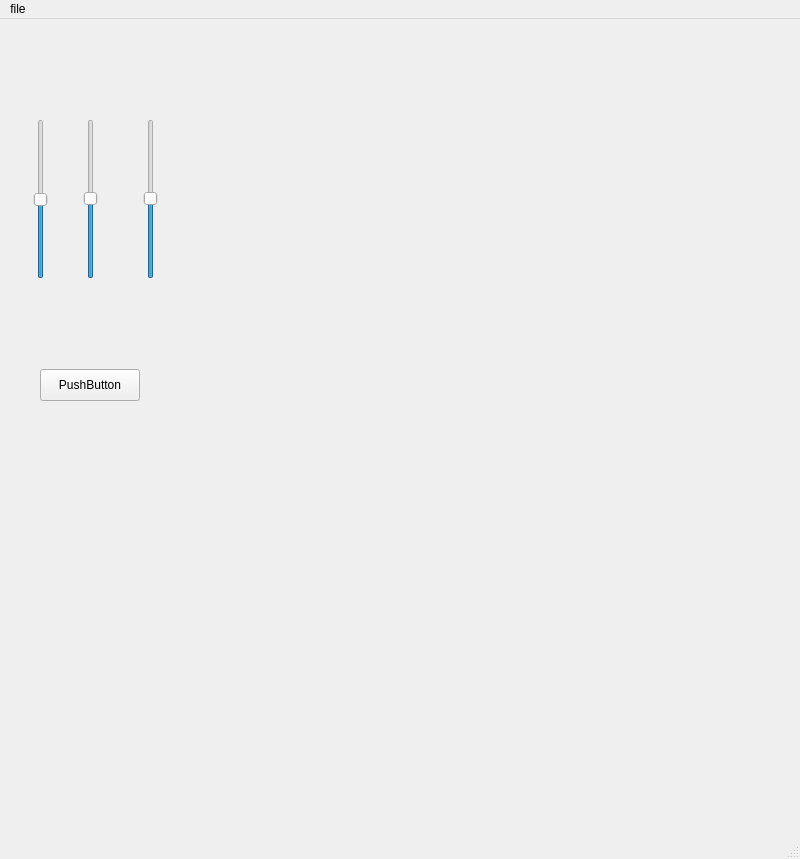
<?xml version="1.0" encoding="UTF-8"?>
<ui version="4.0">
 <class>MainWindow</class>
 <widget class="QMainWindow" name="MainWindow">
  <property name="geometry">
   <rect>
    <x>0</x>
    <y>0</y>
    <width>800</width>
    <height>859</height>
   </rect>
  </property>
  <property name="windowTitle">
   <string>MainWindow</string>
  </property>
  <widget class="QWidget" name="centralwidget">
   <widget class="QLabel" name="label">
    <property name="geometry">
     <rect>
      <x>230</x>
      <y>10</y>
      <width>531</width>
      <height>421</height>
     </rect>
    </property>
    <property name="text">
     <string/>
    </property>
   </widget>
   <widget class="QSlider" name="Lslider">
    <property name="geometry">
     <rect>
      <x>30</x>
      <y>100</y>
      <width>22</width>
      <height>160</height>
     </rect>
    </property>
    <property name="minimum">
     <number>-100</number>
    </property>
    <property name="maximum">
     <number>100</number>
    </property>
    <property name="value">
     <number>0</number>
    </property>
    <property name="orientation">
     <enum>Qt::Orientation::Vertical</enum>
    </property>
   </widget>
   <widget class="QSlider" name="aslider">
    <property name="geometry">
     <rect>
      <x>80</x>
      <y>100</y>
      <width>22</width>
      <height>160</height>
     </rect>
    </property>
    <property name="minimum">
     <number>-128</number>
    </property>
    <property name="maximum">
     <number>127</number>
    </property>
    <property name="orientation">
     <enum>Qt::Orientation::Vertical</enum>
    </property>
   </widget>
   <widget class="QSlider" name="bslider">
    <property name="geometry">
     <rect>
      <x>140</x>
      <y>100</y>
      <width>22</width>
      <height>160</height>
     </rect>
    </property>
    <property name="minimum">
     <number>-128</number>
    </property>
    <property name="maximum">
     <number>127</number>
    </property>
    <property name="orientation">
     <enum>Qt::Orientation::Vertical</enum>
    </property>
   </widget>
   <widget class="QPushButton" name="pushButton">
    <property name="geometry">
     <rect>
      <x>40</x>
      <y>350</y>
      <width>100</width>
      <height>32</height>
     </rect>
    </property>
    <property name="text">
     <string>PushButton</string>
    </property>
   </widget>
  </widget>
  <widget class="QMenuBar" name="menubar">
   <property name="geometry">
    <rect>
     <x>0</x>
     <y>0</y>
     <width>800</width>
     <height>24</height>
    </rect>
   </property>
   <widget class="QMenu" name="menufile">
    <property name="title">
     <string>file</string>
    </property>
    <addaction name="actionexit"/>
    <addaction name="actionopen"/>
   </widget>
   <addaction name="menufile"/>
  </widget>
  <widget class="QStatusBar" name="statusbar"/>
  <action name="actionexit">
   <property name="text">
    <string>exit</string>
   </property>
  </action>
  <action name="actionopen">
   <property name="text">
    <string>open</string>
   </property>
  </action>
 </widget>
 <resources/>
 <connections>
  <connection>
   <sender>actionexit</sender>
   <signal>triggered()</signal>
   <receiver>MainWindow</receiver>
   <slot>close()</slot>
   <hints>
    <hint type="sourcelabel">
     <x>-1</x>
     <y>-1</y>
    </hint>
    <hint type="destinationlabel">
     <x>399</x>
     <y>299</y>
    </hint>
   </hints>
  </connection>
 </connections>
</ui>
